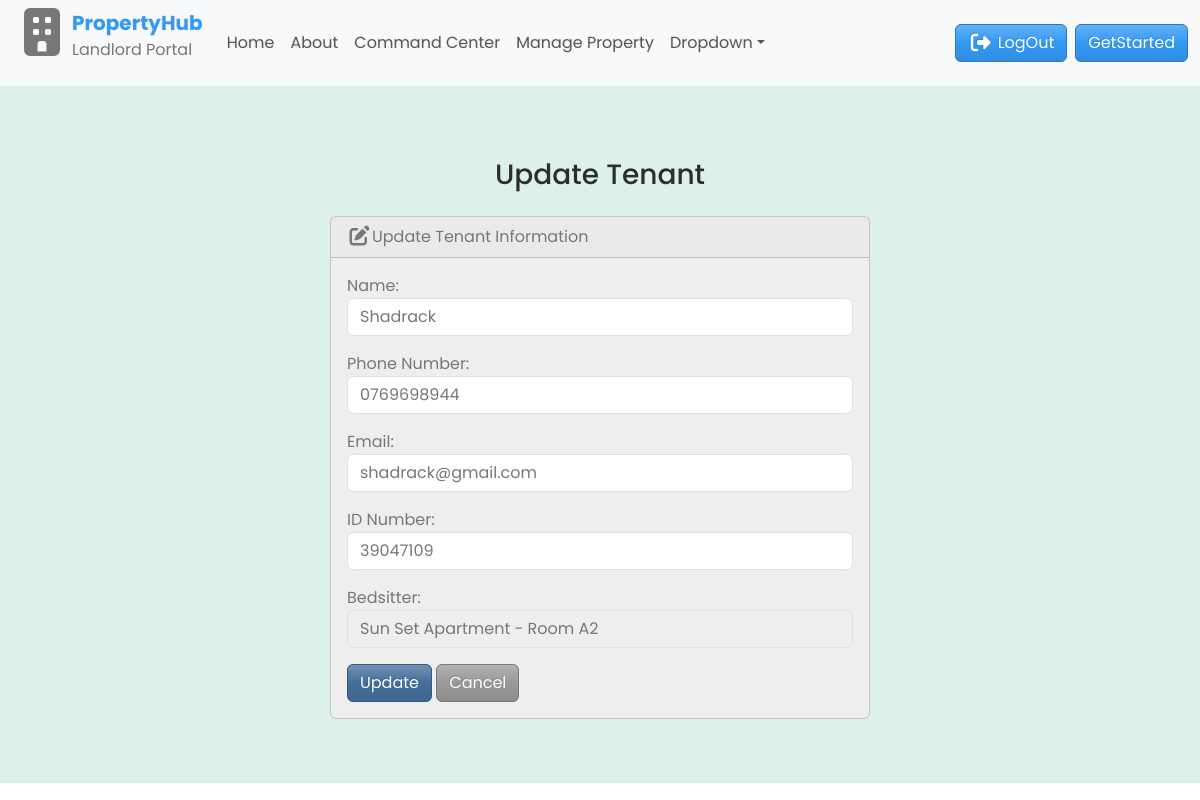
The page /edit/3/ on the database its author committed.
### main/models.py (models this page shows, shortened)
class Profile(models.Model):
    user = models.OneToOneField(User, on_delete=models.CASCADE)
    bedsitter = models.OneToOneField(Bedsitter, on_delete=models.SET_NULL, null=True, blank=True, related_name='tenant')
    first_name = models.CharField(max_length=50)
    last_name = models.CharField(max_length=50)
    phone_number = models.CharField(max_length=20)
    email = models.EmailField(blank=True, null=True)
    id_number = models.CharField(max_length=20, blank=True, null=True)
    profile_photo = models.ImageField(upload_to='uploads/product', blank=True, null=True)

### main/views.py (the view)
# urls.py: path('edit/<int:id>/', views.edit, name='edit'),
def edit(request, id):
    if request.method == 'POST':
        tenant = Profile.objects.get(pk=id)
        form = TenantDetailsForm(request.POST, instance=tenant)
        if form.is_valid():
            form.save()
            return render(request, 'main/edit.html', {
                'form': form,
                'success': True
            })
    else:
        tenant = Profile.objects.get(pk=id)
        form = TenantDetailsForm(instance=tenant)
    return render(request, 'main/edit.html', {'form': form})

### main/forms.py
class TenantDetailsForm(forms.ModelForm):
    class Meta:
        model = Profile
        fields = [
            "first_name",
            "phone_number",
            "email",
            "id_number",
            "bedsitter"
        ]
        labels = {
            "first_name": "Name",
            "phone_number": "Phone Number",
            "email": "Email",
            "id_number": "ID Number",
            "bedsitter": "Bedsitter",
        }
        widgets = {
            'first_name': forms.TextInput(attrs={'class': 'form-control'}),
            'phone_number': forms.NumberInput(attrs={'class': 'form-control'}),
            'email': forms.EmailInput(attrs={'class': 'form-control'}),
            'id_number': forms.NumberInput(attrs={'class': 'form-control'}),
            "bedsitter": forms.Select(attrs={"class": "form-control"}),
        }
    def __init__(self, *args, **kwargs):
        super().__init__(*args, **kwargs)
        self.fields["bedsitter"].disabled = True

### main/models.py (called while the page is built)
    def __str__(self):
        return f"{self.apartment.name} - Room {self.number}"

### main/templates/main/edit.html
{% extends "main/base.html" %}
{% block content %}
<div class="container-fluid" id="edit-tenant">
  <h3 class="text-center m-4">Update Tenant</h3>
  {% if success %}
  <div class="alert alert-success" role="alert">
    The Tenant updated successfully.
    <a href="{% url 'manage_property' %}" class="alert-link">Go to Main Menu</a>
  </div>
  {% else %}
  <div class="row justify-content-center">
    <div class="col-6">
      <div class="card bg-light mb-3">
        <div class="card-header">
          <i class="fa-solid fa-pen-to-square fa-lg"></i>Update Tenant
          Information
        </div>
        <div class="card-body">
          <form action="" method="POST">
            {% csrf_token %} {{ form.as_p }}
            <button type="submit" class="btn btn-primary">Update</button>
            <a href="javascript:history.back()" class="btn btn-secondary"
              >Cancel</a
            >
          </form>
        </div>
      </div>
    </div>
  </div>
</div>
{% endif %}
{% endblock %}

### main/static/css/styles.css (style rules this page uses)
* { box-sizing: border-box; padding: 0; margin: 0; font-family: "poppins", sans-serif; text-decoration: none; }
body, html { overflow-x: hidden; height: 100vh; transition: 0.4s; }
a { text-decoration: none; }
#edit-tenant { background-color: #ddf0eb; padding: 3rem 3rem 3rem 3rem; }

### rows shown on the page
Profile: first_name "Shadrack", phone_number "0769698944", email "shadrack@gmail.com", id_number "39047109", bedsitter "Sun Set Apartment - Room A2"
